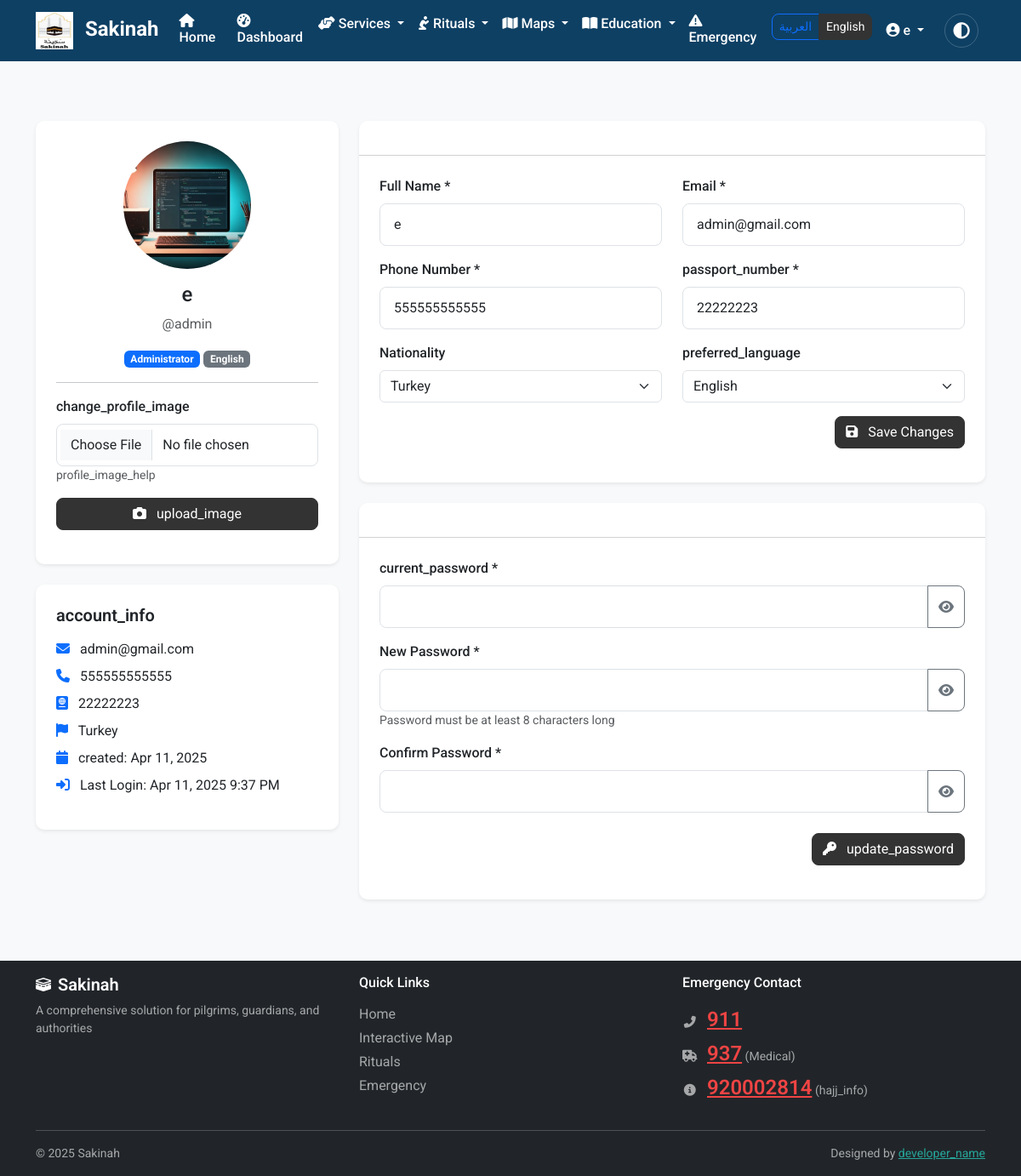
Screenshot of /auth/profile.php (signed in) with the database file from the repository.
### tables this page shows
CREATE TABLE `users` (
  `id` int(11) NOT NULL,
  `username` varchar(100) NOT NULL,
  `full_name` varchar(100) NOT NULL,
  `email` varchar(100) NOT NULL,
  `password` varchar(255) NOT NULL,
  `phone` varchar(20) DEFAULT NULL,
  `nationality` varchar(50) DEFAULT NULL,
  `passport_number` varchar(30) DEFAULT NULL,
  `user_type` enum('pilgrim','guardian','authority','admin') NOT NULL DEFAULT 'pilgrim',
  `profile_image` varchar(255) DEFAULT NULL,
  `language` varchar(10) DEFAULT 'en',
  `active` tinyint(1) DEFAULT 1,
  `last_login` datetime DEFAULT NULL,
  `created_at` datetime NOT NULL,
  `updated_at` datetime NOT NULL DEFAULT current_timestamp() ON UPDATE current_timestamp()
);

### auth/profile.php (the view, shortened to what the rows shown need)
<?php
require_once('../includes/functions.php');
$bodyClass = 'bg-light';
include_once('../includes/header.php');
?>
<div class="container py-5">
    <div class="row">
        <div class="col-md-4 mb-4">
            <div class="card shadow-sm">
                <div class="card-body text-center">
                    <?php if (!empty($user['profile_image'])): ?>
                        <img src="<?php echo SITE_URL; ?>/uploads/profiles/<?php echo htmlspecialchars($user['profile_image']); ?>" alt="<?php echo htmlspecialchars($user['full_name']); ?>" class="img-fluid rounded-circle mb-3" style="width: 150px; height: 150px; object-fit: cover;">
                    <?php else: ?>
                        <div class="rounded-circle bg-light d-flex align-items-center justify-content-center mx-auto mb-3" style="width: 150px; height: 150px;">
                            <i class="fas fa-user text-secondary" style="font-size: 5rem;"></i>
                        </div>
                    <?php endif; ?>
                    <h3 class="h4 mb-2"><?php echo htmlspecialchars($user['full_name']); ?></h3>
                    <p class="text-muted mb-3">@<?php echo htmlspecialchars($user['username']); ?></p>
                    <p>
                        <span class="badge bg-primary"><?php echo __($user['user_type']); ?></span>
                        <span class="badge bg-secondary"><?php echo $user['language'] === 'ar' ? 'العربية' : 'English'; ?></span>
                    </p>
                    <hr>
                    <form method="POST" action="" enctype="multipart/form-data" class="text-start">
                        <div class="mb-3">
                        </div>
                        <button type="submit" class="btn btn-primary w-100">
                        </button>
                    </form>
                </div>
            </div>
            <div class="card shadow-sm mt-4">
                <div class="card-body">
                    <ul class="list-unstyled">
                        <li class="mb-2">
                            <i class="fas fa-envelope text-primary me-2"></i> <?php echo htmlspecialchars($user['email']); ?>
                        </li>
                        <li class="mb-2">
                            <i class="fas fa-phone text-primary me-2"></i> <?php echo htmlspecialchars($user['phone']); ?>
                        </li>
                        <li class="mb-2">
                            <i class="fas fa-passport text-primary me-2"></i> <?php echo htmlspecialchars($user['passport_number']); ?>
                        </li>
                        <li class="mb-2">
                            <i class="fas fa-flag text-primary me-2"></i> <?php echo htmlspecialchars($user['nationality']); ?>
                        </li>
                        <li class="mb-2">
                            <i class="fas fa-calendar text-primary me-2"></i> <?php echo __('created'); ?>: <?php echo date('M j, Y', strtotime($user['created_at'])); ?>
                        </li>
                        <?php if ($user['last_login']): ?>
                        <li>
                            <i class="fas fa-sign-in-alt text-primary me-2"></i> <?php echo __('last_login'); ?>: <?php echo date('M j, Y g:i A', strtotime($user['last_login'])); ?>
                        </li>
                        <?php endif; ?>
                    </ul>
                </div>
            </div>
        </div>
        <div class="col-md-8">
            <div class="card shadow-sm mb-4">
                <div class="card-body">
                    <form method="POST" action="">
                        <div class="row">
                            <div class="col-md-6 mb-3">
                                <label for="full_name" class="form-label"><?php echo __('full_name'); ?> *</label>
                                <input type="text" class="form-control" id="full_name" name="full_name" value="<?php echo htmlspecialchars($user['full_name']); ?>" required>
                            </div>
                            <div class="col-md-6 mb-3">
                                <label for="email" class="form-label"><?php echo __('email'); ?> *</label>
                                <input type="email" class="form-control" id="email" name="email" value="<?php echo htmlspecialchars($user['email']); ?>" required>
                            </div>
                        </div>
                        <div class="row">
                            <div class="col-md-6 mb-3">
                                <label for="phone" class="form-label"><?php echo __('phone'); ?> *</label>
                                <input type="tel" class="form-control" id="phone" name="phone" value="<?php echo htmlspecialchars($user['phone']); ?>" required>
                            </div>
                            <div class="col-md-6 mb-3">
                                <label for="passport_number" class="form-label"><?php echo __('passport_number'); ?> *</label>
                                <input type="text" class="form-control" id="passport_number" name="passport_number" value="<?php echo htmlspecialchars($user['passport_number']); ?>" required>
                            </div>
                        </div>
                        <div class="row">
                            <div class="col-md-6 mb-3">
                                <label for="nationality" class="form-label"><?php echo __('nationality'); ?></label>
                                <select class="form-select" id="nationality" name="nationality">
                                    <option value="Turkey" <?php echo $user['nationality'] === 'Turkey' ? 'selected' : ''; ?>>Turkey</option>
                                </select>
                            </div>
                            <div class="col-md-6 mb-3">
                                <label for="language" class="form-label"><?php echo __('preferred_language'); ?></label>
                                <select class="form-select" id="language" name="language">
                                    <option value="en" <?php echo $user['language'] === 'en' ? 'selected' : ''; ?>>English</option>
                                </select>
                            </div>
                        </div>
                    </form>
                </div>
            </div>
        </div>
    </div>
</div>
<?php
include_once('../includes/footer.php');
?>

### includes/header.php (shortened to what the rows shown need)
<?php
require_once $_SERVER['DOCUMENT_ROOT'] . '/hajj-umrah-platform/includes/functions.php';
$lang = getCurrentLanguage();
$currentUser = isLoggedIn() ? getCurrentUser() : null;
?>
    <link href="https://cdn.jsdelivr.net/npm/bootstrap@5.3.0/dist/css/bootstrap.min.css" rel="stylesheet">
    <link rel="stylesheet" href="https://cdnjs.cloudflare.com/ajax/libs/font-awesome/6.4.0/css/all.min.css">
    <link rel="stylesheet" href="<?php echo SITE_URL; ?>/assets/css/styles.css">
</head>
<body class="<?php echo $lang === 'ar' ? 'arabic-font' : ''; ?> <?php echo isset($bodyClass) ? htmlspecialchars($bodyClass) : ''; ?>">
    <nav class="navbar navbar-expand-lg navbar-dark fixed-top">
       <div class="container">
            <div class="collapse navbar-collapse" id="navbarNav">
                <ul class="navbar-nav ms-auto">
                    <?php if (isLoggedIn()): ?>
                        <li class="nav-item dropdown">
                            <a class="nav-link dropdown-toggle" href="#" id="userDropdown" role="button" data-bs-toggle="dropdown" aria-expanded="false">
                                <i class="fas fa-user-circle"></i> <?php echo htmlspecialchars($currentUser['full_name']); ?>
                            </a>
                        </li>
                    <?php endif; ?>
                </ul>
            </div>
        </div>
    </nav>
    <main class="py-4">

### rows the page displays
users: full_name "e", profile_image (picture), username "admin", user_type "Administrator", email "admin@gmail.com", phone "555555555555", passport_number "22222223", nationality "Turkey", created_at "Apr 11, 2025", last_login "Apr 11, 2025 9:37 PM", language "English"

### other values shown
__('site_name') "Sakinah"
__('home') "Home"
__('dashboard') "Dashboard"
__('services') "Services"
__('rituals') "Rituals"
__('maps') "Maps"
__('education') "Education"
__('emergency') "Emergency"
__('change_profile_image') "change_profile_image"
__('profile_image_help') "profile_image_help"
__('upload_image') "upload_image"
__('account_info') "account_info"
__('created') "created"
__('last_login') "Last Login"
__('full_name') "Full Name"
